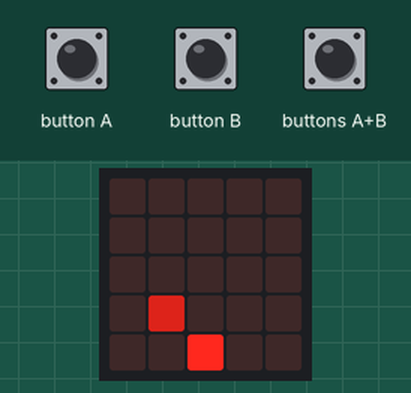
This program was run on a simulated BBC micro:bit (MakeCode). Parts: the board's 5×5 LED display. The inputs (shaded band) are chosen by the test bench. Random numbers come from a fixed seed.

Above: at 1.2 s.
1.3 s: button B pressed for 0.15 s
At 1.9 s:
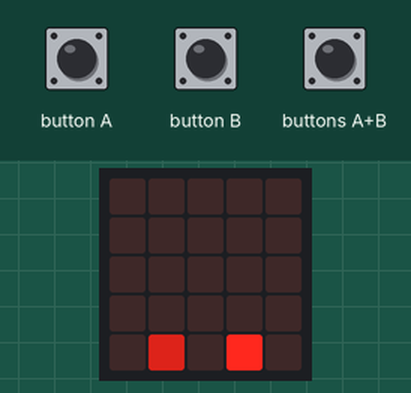
2.0 s: button A pressed for 0.15 s
At 2.5 s:
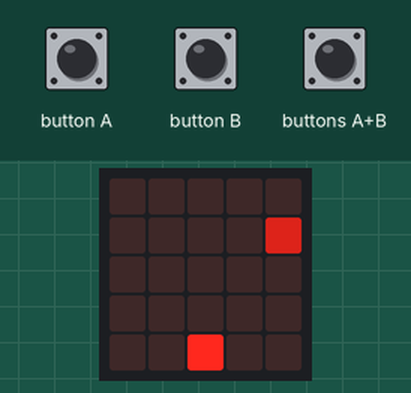
2.7 s: button A pressed for 0.15 s
At 3.03 s:
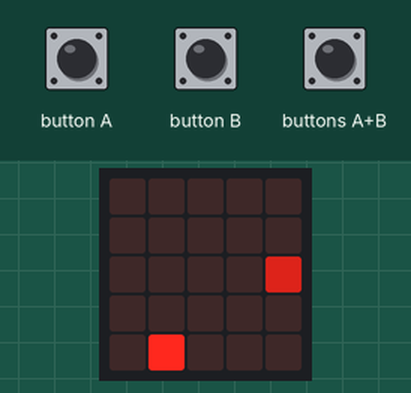
3.4 s: buttons A+B pressed for 0.15 s
At 3.63 s:
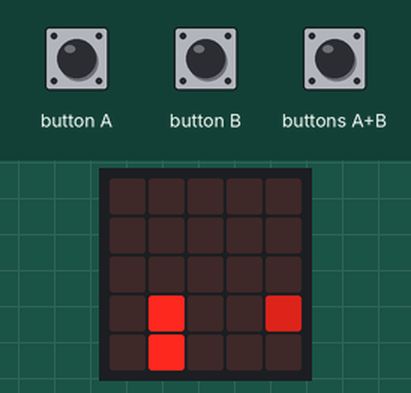
4.1 s: button B pressed for 0.15 s
At 4.7 s:
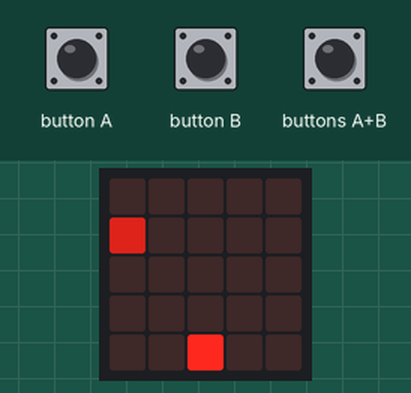
Timing chart, 0 to 7.1 s (numbered marks = the images above; inputs shaded):
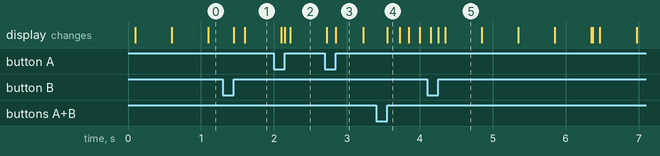

Measured:
- what the display in image 5 shows lasts 0.5 s, from 4.3 s to 4.8 s

The program:

main.ts
```typescript
input.onButtonPressed(Button.A, function () {
    SHIP.move(-1)
})
input.onButtonPressed(Button.AB, function () {
    SHOOT = game.createSprite(SHIP.get(LedSpriteProperty.X), SHIP.get(LedSpriteProperty.Y))
    SHOOT.change(LedSpriteProperty.Brightness, 80)
    for (let index = 0; index < 4; index++) {
        SHOOT.change(LedSpriteProperty.Y, -1)
        basic.pause(150)
        if (SHOOT.isTouching(ENEMY)) {
            game.addScore(1)
            SHOOT.delete()
            ENEMY.delete()
        }
    }
    if (SHOOT.get(LedSpriteProperty.Y) <= 0) {
        SHOOT.delete()
    }
})
input.onButtonPressed(Button.B, function () {
    SHIP.move(1)
})
let ENEMY: game.LedSprite = null
let SHOOT: game.LedSprite = null
let SHIP: game.LedSprite = null
SHIP = game.createSprite(2, 4)
game.setScore(0)
basic.forever(function () {
    ENEMY = game.createSprite(randint(0, 4), 0)
    ENEMY.set(LedSpriteProperty.Brightness, 150)
    basic.pause(100)
    ENEMY.turn(Direction.Right, 90)
    for (let index = 0; index < 4; index++) {
        ENEMY.move(1)
        basic.pause(500)
        if (ENEMY.isTouching(SHIP)) {
            game.gameOver()
        }
    }
    if (ENEMY.isTouchingEdge()) {
        ENEMY.delete()
    }
})
```

test.ts
```typescript
// les tests vont ici ; cela ne sera pas compilé si ce paquet est utilisé en tant qu'extension.
```
